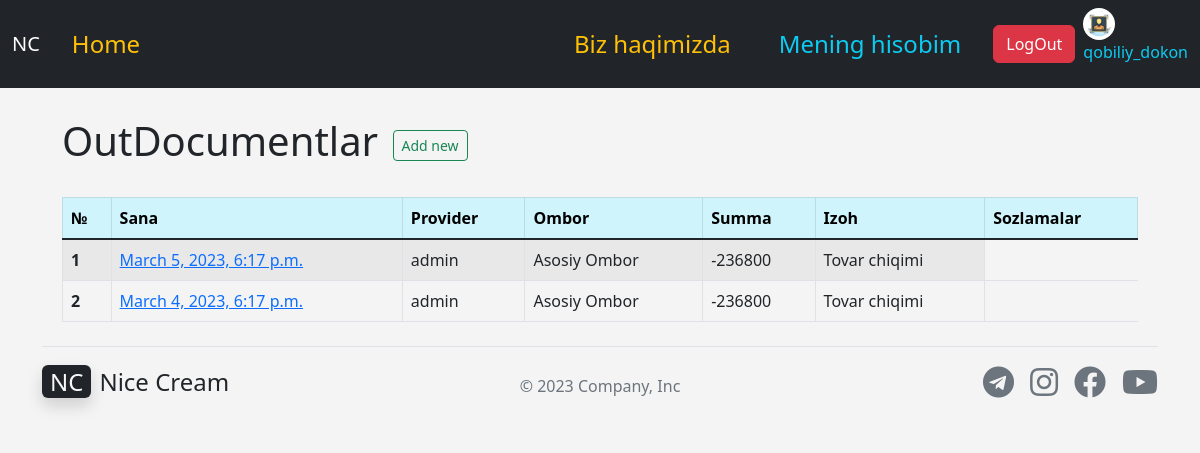
The page /products/out_document_list/ (signed in) on the database its author committed.
### apps/accounts/models.py (models this page shows)
class User(AbstractUser):
    USER_TYPE_CHOICES = (
        ('PR', 'Provider'),
        ('CL', 'Client'),
    )
    username = models.CharField(max_length=255,unique=True,)
    first_name = models.CharField(max_length=255, blank=True, null=True)
    last_name = models.CharField(max_length=255, blank=True, null=True)
    phone = models.CharField(max_length=50, blank=True, null=True)
    email = models.EmailField(verbose_name='email address', blank=True, max_length=255, null=True)
    activated_date = models.DateTimeField(blank=True, null=True)
    balance = models.IntegerField(default=0)
    image = models.ImageField(default='user4.png',upload_to='images/', blank=True, null=True)
    address = models.CharField(max_length=255, blank=True, null=True)
    is_active = models.BooleanField(default=True)
    is_staff = models.BooleanField(default=False)
    is_superuser = models.BooleanField(default=False)
    user_type = models.CharField(max_length=50,choices=USER_TYPE_CHOICES, default='PR')
    def __str__(self):
        return self.username

### apps/products/models.py (models this page shows, shortened)
class OutDocument(models.Model):
    event_id = models.UUIDField(default=uuid.uuid4, blank=True, null=True,)
    out_date = models.DateTimeField('Sana',)
    trader = models.ForeignKey(User, blank=True, null=True, on_delete= models.CASCADE, related_name="buyer", limit_choices_to ={'user_type':'PR'})
    warehouse = models.ForeignKey(WarehouseName, blank=True, null=True, on_delete= models.CASCADE)
    summa = models.IntegerField('Summa',  blank=True, null=True,default=0)
    profit = models.IntegerField('Foyda', blank=True, null=True,default=0)
    comment = models.TextField(blank=True, null=True, default='Tovar chiqimi',)
    class Meta:
        ordering = ['-out_date']

class WarehouseName(models.Model):
    name = models.CharField('Ombor Nomi', max_length=50)
    warehouse_size = models.FloatField(blank=True, null=True,)
    def __str__(self):
        return self.name

### apps/products/views.py (the view)
# urls.py: path('out_document_list/', views.out_document_list, name='out_document_list'),
def out_document_list(request):
    document_list = OutDocument.objects.all()
    return render(request, 'products/out_document_list.html', {
        'document_list' : document_list,
    })

### apps/products/templates/products/out_document_list.html (shortened to what this page needs)
{% extends 'base.html' %}
{% block content %}
<div class="container">
<br>
<h1> OutDocumentlar  <a href="{% url 'add_out_document' %}" class="btn btn-outline-success btn-sm mx-1">Add new</a></h1> <br>
<table class="table table-striped table-hover table-bordered">
    <thead class="table-info">
      <tr>
        <th scope="col">№</th>
        <th scope="col">Sana</th>
        <th scope="col">Provider</th>
        <th scope="col">Ombor</th>
        <th scope="col">Summa</th>
        <th scope="col">Izoh</th>
        <th scope="col">Sozlamalar</th>
      </tr>
    </thead>
    <tbody class="table-group-divider">
      {% for document in document_list %}
      <tr>
        <th scope="row">{{ forloop.counter }}</th>
        <td><a href="{% url 'out_document_products' document.id %}">{{ document.out_date }}</a></td>
        <td>{{ document.trader }}</td>
        <td>{{ document.warehouse }}</td>
        <td>{{ document.summa }}</td>
        <td>{{ document.comment}}</td>
      </tr>
      {% endfor %}
    </tbody>
  </table>
</div>
{% endblock content %}

### templates/navbar.html (shortened to what this page needs)
<nav class="navbar navbar-dark navbar-expand-lg bg-dark">
    <div class="container-fluid">
      <a class="navbar-brand" href="{% url 'home' %}">NC</a>
      <div class="collapse navbar-collapse" id="navbarSupportedContent">
        <a href="{% url 'home' %}" class="nav-link px-3 text-warning fs-4">Home</a>
          <a href="{% url 'home' %}" class="nav-link px-4 text-warning fs-4">Biz haqimizda</a>
          {% if user.is_authenticated %}
              {% if user.user_type == 'PR' %}
                <a href="{% url 'my_act_sverka' %}" class="nav-link px-4 text-info fs-4">Mening hisobim</a>
              {% else %}
              <a href="{% url 'my_act_sverkaCL' %}" class="nav-link px-4 text-info fs-4">Mening hisobim</a>
              {% endif %}
          <a href="{% url 'logout' %}" class="btn btn-danger mt-2 mb-2 mx-2">LogOut</a>
          <div class="d-block">
              {% if user.image %}
              <img src="{{ user.image.url }}" alt="mdo" width="32" height="32" class="rounded-circle">
              {% endif %}
            <p class="text-info">{{ user.username }}</p>
          </div>
          {% else %}
          <a href="{% url 'login' %}" class="btn btn-outline-light me-2">Login</a>
          <a href="{% url 'register_user' %}" class="btn btn-warning">Sign-up</a>
          {% endif %}
      </div>
    </div>
  </nav>

### templates/base.html (style rules this page uses)
body { background: #f4f4f4; }

### rows shown on the page
User: image (picture), username "qobiliy_dokon"
OutDocument: out_date "March 5, 2023, 6:17 p.m.", trader "admin", warehouse "Asosiy Ombor", summa "-236800", comment "Tovar chiqimi"
OutDocument: out_date "March 4, 2023, 6:17 p.m.", trader "admin", warehouse "Asosiy Ombor", summa "-236800", comment "Tovar chiqimi"
